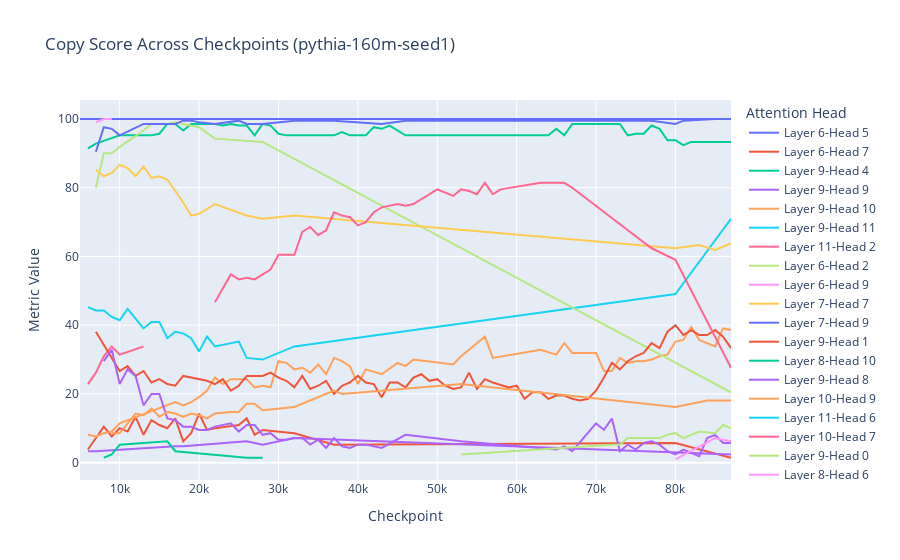

The code cell stored with this chart in its notebook:
### Code cell
# note that most, but not all of these are formally 'NMHs'; if attention to S1 exceeds attention to IO, they are not NMHs
all_heads_copy_score = plot_head_circuit_scores(MODEL_NAME, copy_scores, title= f'Copy Score Across Checkpoints ({MODEL_NAME})')

### Figure 1 — Plotly figure (JSON) as saved in the notebook; plotly's stock layout.template omitted (floating-point values rounded to 4 significant figures)
{"data": [{"hovertemplate": "Layer-Head=Layer 6-Head 5<br>Checkpoint=%{x}<br>Metric Value=%{y}<extra></extra>", "legendgroup": "Layer 6-Head 5", "line": {"color": "#636efa", "dash": "solid"}, "marker": {"symbol": "circle"}, "mode": "lines", "name": "Layer 6-Head 5", "orientation": "h", "showlegend": true, "type": "scatter", "x": [5000, 6000, 7000, 8000, 9000, 10000, 11000, 12000, 13000, 14000, 22000, 28000, 87000], "xaxis": "x", "y": [100, 100, 100, 100, 100, 100, 100, 100, 100, 100, 100, 100, 100], "yaxis": "y"}, {"hovertemplate": "Layer-Head=Layer 6-Head 7<br>Checkpoint=%{x}<br>Metric Value=%{y}<extra></extra>", "legendgroup": "Layer 6-Head 7", "line": {"color": "#EF553B", "dash": "solid"}, "marker": {"symbol": "circle"}, "mode": "lines", "name": "Layer 6-Head 7", "orientation": "h", "showlegend": true, "type": "scatter", "x": [6000, 7000, 8000, 9000, 10000, 11000, 12000, 13000, 14000, 15000, 16000, 17000, 18000, 19000, 20000, 21000, 22000, 25000, 26000, 27000, 28000, 32000, 37000, 80000, 87000], "xaxis": "x", "y": [3.81, 7.143, 10.48, 7.619, 10, 9.048, 13.33, 8.095, 12.38, 10.95, 10, 12.86, 6.19, 8.571, 14.29, 9.524, 10, 10.95, 12.86, 8.095, 9.524, 8.571, 5.238, 5.714, 1.429], "yaxis": "y"}, {"hovertemplate": "Layer-Head=Layer 9-Head 4<br>Checkpoint=%{x}<br>Metric Value=%{y}<extra></extra>", "legendgroup": "Layer 9-Head 4", "line": {"color": "#00cc96", "dash": "solid"}, "marker": {"symbol": "circle"}, "mode": "lines", "name": "Layer 9-Head 4", "orientation": "h", "showlegend": true, "type": "scatter", "x": [6000, 7000, 10000, 11000, 12000, 13000, 14000, 15000, 16000, 17000, 18000, 19000, 20000, 21000, 22000, 23000, 24000, 25000, 26000, 27000, 28000, 29000, 30000, 31000, 32000, 33000, 34000, 35000, 36000, 37000, 38000, 39000, 40000, 41000, 42000, 43000, 44000, 45000, 46000, 47000, 48000, 49000, 50000, 51000, 52000, 53000, 54000, 55000, 56000, 57000, 58000, 59000, 60000, 61000, 62000, 63000, 64000, 65000, 66000, 67000, 68000, 69000, 70000, 71000, 72000, 73000, 74000, 75000, 76000, 77000, 78000, 79000, 80000, 81000, 82000, 83000, 84000, 85000, 86000, 87000], "xaxis": "x", "y": [91.43, 92.86, 95.24, 95.24, 95.24, 95.24, 95.24, 95.71, 98.57, 98.57, 96.67, 98.57, 98.57, 98.57, 98.57, 98.1, 98.57, 98.1, 98.1, 95.24, 98.57, 98.1, 95.71, 95.24, 95.24, 95.24, 95.24, 95.24, 95.24, 95.24, 96.19, 95.24, 95.24, 95.24, 97.62, 97.14, 98.1, 96.67, 95.24, 95.24, 95.24, 95.24, 95.24, 95.24, 95.24, 95.24, 95.24, 95.24, 95.24, 95.24, 95.24, 95.24, 95.24, 95.24, 95.24, 95.24, 95.24, 97.14, 95.24, 98.57, 98.57, 98.57, 98.57, 98.57, 98.57, 98.57, 95.24, 95.71, 95.71, 98.1, 97.14, 93.81, 93.81, 92.38, 93.33, 93.33, 93.33, 93.33, 93.33, 93.33], "yaxis": "y"}, {"hovertemplate": "Layer-Head=Layer 9-Head 9<br>Checkpoint=%{x}<br>Metric Value=%{y}<extra></extra>", "legendgroup": "Layer 9-Head 9", "line": {"color": "#ab63fa", "dash": "solid"}, "marker": {"symbol": "circle"}, "mode": "lines", "name": "Layer 9-Head 9", "orientation": "h", "showlegend": true, "type": "scatter", "x": [6000, 7000, 17000, 18000, 26000, 27000, 28000, 32000, 87000], "xaxis": "x", "y": [3.333, 3.333, 4.762, 4.762, 6.19, 5.714, 5.238, 7.143, 2.381], "yaxis": "y"}, {"hovertemplate": "Layer-Head=Layer 9-Head 10<br>Checkpoint=%{x}<br>Metric Value=%{y}<extra></extra>", "legendgroup": "Layer 9-Head 10", "line": {"color": "#FFA15A", "dash": "solid"}, "marker": {"symbol": "circle"}, "mode": "lines", "name": "Layer 9-Head 10", "orientation": "h", "showlegend": true, "type": "scatter", "x": [6000, 7000, 8000, 9000, 10000, 17000, 18000, 19000, 20000, 21000, 22000, 23000, 24000, 25000, 26000, 27000, 28000, 29000, 30000, 31000, 32000, 33000, 34000, 35000, 36000, 37000, 38000, 39000, 40000, 41000, 43000, 45000, 46000, 47000, 52000, 53000, 56000, 57000, 63000, 65000, 66000, 67000, 70000, 71000, 72000, 73000, 74000, 75000, 76000, 77000, 78000, 79000, 80000, 81000, 82000, 83000, 84000, 85000, 86000, 87000], "xaxis": "x", "y": [8.095, 7.619, 8.571, 9.048, 11.43, 17.62, 16.67, 17.62, 19.05, 20.95, 24.76, 22.86, 24.29, 24.29, 24.29, 21.9, 22.38, 21.9, 29.52, 29.05, 27.14, 27.62, 26.19, 28.57, 25.71, 30.48, 29.52, 28.1, 22.86, 27.14, 25.71, 29.05, 28.1, 30, 28.57, 30.95, 36.67, 30.48, 32.86, 31.43, 34.76, 31.9, 31.9, 26.67, 26.67, 30.48, 29.05, 29.52, 29.52, 30, 30.95, 31.43, 35.24, 35.71, 39.52, 35.71, 34.76, 33.81, 39.05, 38.57], "yaxis": "y"}, {"hovertemplate": "Layer-Head=Layer 9-Head 11<br>Checkpoint=%{x}<br>Metric Value=%{y}<extra></extra>", "legendgroup": "Layer 9-Head 11", "line": {"color": "#19d3f3", "dash": "solid"}, "marker": {"symbol": "circle"}, "mode": "lines", "name": "Layer 9-Head 11", "orientation": "h", "showlegend": true, "type": "scatter", "x": [6000, 7000, 8000, 9000, 10000, 11000, 12000, 13000, 14000, 15000, 16000, 17000, 18000, 19000, 20000, 21000, 22000, 25000, 26000, 28000, 32000, 80000, 87000], "xaxis": "x", "y": [45.24, 44.29, 44.29, 42.38, 41.43, 44.76, 41.9, 39.05, 40.95, 40.95, 36.19, 38.1, 37.62, 36.19, 32.38, 36.67, 33.81, 35.24, 30.48, 30, 33.81, 49.05, 70.95], "yaxis": "y"}, {"hovertemplate": "Layer-Head=Layer 11-Head 2<br>Checkpoint=%{x}<br>Metric Value=%{y}<extra></extra>", "legendgroup": "Layer 11-Head 2", "line": {"color": "#FF6692", "dash": "solid"}, "marker": {"symbol": "circle"}, "mode": "lines", "name": "Layer 11-Head 2", "orientation": "h", "showlegend": true, "type": "scatter", "x": [6000, 7000, 8000, 9000, 10000, 13000], "xaxis": "x", "y": [22.86, 26.19, 30.95, 33.81, 31.43, 33.81], "yaxis": "y"}, {"hovertemplate": "Layer-Head=Layer 6-Head 2<br>Checkpoint=%{x}<br>Metric Value=%{y}<extra></extra>", "legendgroup": "Layer 6-Head 2", "line": {"color": "#B6E880", "dash": "solid"}, "marker": {"symbol": "circle"}, "mode": "lines", "name": "Layer 6-Head 2", "orientation": "h", "showlegend": true, "type": "scatter", "x": [7000, 8000, 9000, 10000, 13000, 14000, 16000, 17000, 18000, 20000, 22000, 28000, 87000], "xaxis": "x", "y": [80, 90, 90, 91.9, 96.67, 98.57, 98.57, 99.05, 98.57, 97.62, 94.29, 93.33, 20.48], "yaxis": "y"}, {"hovertemplate": "Layer-Head=Layer 6-Head 9<br>Checkpoint=%{x}<br>Metric Value=%{y}<extra></extra>", "legendgroup": "Layer 6-Head 9", "line": {"color": "#FF97FF", "dash": "solid"}, "marker": {"symbol": "circle"}, "mode": "lines", "name": "Layer 6-Head 9", "orientation": "h", "showlegend": true, "type": "scatter", "x": [7000, 8000, 9000], "xaxis": "x", "y": [99.05, 100, 100], "yaxis": "y"}, {"hovertemplate": "Layer-Head=Layer 7-Head 7<br>Checkpoint=%{x}<br>Metric Value=%{y}<extra></extra>", "legendgroup": "Layer 7-Head 7", "line": {"color": "#FECB52", "dash": "solid"}, "marker": {"symbol": "circle"}, "mode": "lines", "name": "Layer 7-Head 7", "orientation": "h", "showlegend": true, "type": "scatter", "x": [7000, 8000, 9000, 10000, 11000, 12000, 13000, 14000, 15000, 16000, 17000, 18000, 19000, 20000, 22000, 26000, 28000, 32000, 80000, 83000, 85000, 87000], "xaxis": "x", "y": [85.24, 83.33, 84.29, 86.67, 85.71, 83.33, 86.19, 82.86, 83.33, 82.38, 79.05, 75.71, 71.9, 72.38, 75.24, 71.9, 70.95, 71.9, 62.38, 63.33, 61.9, 63.81], "yaxis": "y"}, {"hovertemplate": "Layer-Head=Layer 7-Head 9<br>Checkpoint=%{x}<br>Metric Value=%{y}<extra></extra>", "legendgroup": "Layer 7-Head 9", "line": {"color": "#636efa", "dash": "solid"}, "marker": {"symbol": "circle"}, "mode": "lines", "name": "Layer 7-Head 9", "orientation": "h", "showlegend": true, "type": "scatter", "x": [7000, 8000, 9000, 10000, 13000, 15000, 17000, 18000, 19000, 20000, 22000, 25000, 26000, 28000, 32000, 37000, 43000, 46000, 53000, 65000, 77000, 80000, 81000, 85000, 87000], "xaxis": "x", "y": [90.48, 97.62, 97.14, 95.24, 98.57, 98.57, 98.57, 99.52, 99.52, 99.05, 98.57, 99.52, 98.57, 98.57, 99.52, 99.52, 98.57, 99.52, 99.52, 99.52, 99.52, 98.57, 99.52, 100, 100], "yaxis": "y"}, {"hovertemplate": "Layer-Head=Layer 9-Head 1<br>Checkpoint=%{x}<br>Metric Value=%{y}<extra></extra>", "legendgroup": "Layer 9-Head 1", "line": {"color": "#EF553B", "dash": "solid"}, "marker": {"symbol": "circle"}, "mode": "lines", "name": "Layer 9-Head 1", "orientation": "h", "showlegend": true, "type": "scatter", "x": [7000, 10000, 11000, 12000, 13000, 14000, 15000, 16000, 17000, 18000, 19000, 20000, 21000, 22000, 23000, 24000, 25000, 26000, 27000, 28000, 29000, 30000, 31000, 32000, 33000, 34000, 35000, 36000, 37000, 38000, 39000, 40000, 41000, 42000, 43000, 44000, 45000, 46000, 47000, 48000, 49000, 50000, 51000, 52000, 53000, 54000, 55000, 56000, 57000, 59000, 60000, 61000, 62000, 63000, 64000, 65000, 66000, 67000, 68000, 69000, 70000, 71000, 72000, 73000, 74000, 75000, 76000, 77000, 78000, 79000, 80000, 81000, 82000, 83000, 84000, 85000, 86000, 87000], "xaxis": "x", "y": [38.1, 26.67, 28.1, 25.24, 26.67, 23.33, 24.29, 22.86, 22.38, 25.24, 24.76, 24.29, 23.81, 22.86, 24.29, 20.95, 22.38, 25.24, 25.24, 25.24, 26.19, 24.76, 23.81, 21.9, 25.24, 21.43, 22.38, 23.81, 20, 22.38, 23.33, 25.24, 23.33, 22.86, 19.05, 23.33, 23.33, 21.9, 24.76, 25.71, 23.81, 24.29, 22.38, 21.43, 21.9, 26.19, 21.43, 24.29, 23.33, 21.9, 22.38, 18.57, 20.48, 20.48, 18.57, 19.52, 19.52, 18.57, 18.1, 18.57, 20.95, 24.76, 29.05, 27.14, 29.52, 30.95, 31.9, 34.76, 33.33, 38.1, 40, 37.14, 38.57, 37.14, 37.14, 38.57, 36.67, 33.33], "yaxis": "y"}, {"hovertemplate": "Layer-Head=Layer 8-Head 10<br>Checkpoint=%{x}<br>Metric Value=%{y}<extra></extra>", "legendgroup": "Layer 8-Head 10", "line": {"color": "#00cc96", "dash": "solid"}, "marker": {"symbol": "circle"}, "mode": "lines", "name": "Layer 8-Head 10", "orientation": "h", "showlegend": true, "type": "scatter", "x": [8000, 9000, 10000, 16000, 17000, 26000, 28000], "xaxis": "x", "y": [1.429, 2.381, 5.238, 6.19, 3.333, 1.429, 1.429], "yaxis": "y"}, {"hovertemplate": "Layer-Head=Layer 9-Head 8<br>Checkpoint=%{x}<br>Metric Value=%{y}<extra></extra>", "legendgroup": "Layer 9-Head 8", "line": {"color": "#ab63fa", "dash": "solid"}, "marker": {"symbol": "circle"}, "mode": "lines", "name": "Layer 9-Head 8", "orientation": "h", "showlegend": true, "type": "scatter", "x": [8000, 9000, 10000, 11000, 12000, 13000, 14000, 15000, 16000, 17000, 18000, 19000, 20000, 21000, 22000, 23000, 24000, 25000, 26000, 27000, 28000, 29000, 30000, 31000, 32000, 33000, 34000, 35000, 36000, 37000, 38000, 39000, 40000, 41000, 43000, 46000, 53000, 65000, 66000, 67000, 70000, 71000, 72000, 73000, 74000, 75000, 76000, 77000, 78000, 79000, 80000, 81000, 83000, 84000, 85000, 86000, 87000], "xaxis": "x", "y": [29.52, 32.86, 22.86, 27.14, 25.24, 16.67, 20, 20, 12.86, 12.38, 10.48, 10.48, 9.524, 9.524, 10.48, 10.95, 11.43, 9.048, 10.95, 10.95, 8.095, 8.571, 6.667, 6.667, 7.143, 7.143, 5.238, 6.667, 4.286, 7.143, 4.762, 4.286, 5.238, 5.238, 4.286, 8.095, 6.19, 3.81, 4.762, 3.333, 11.43, 9.524, 12.86, 3.333, 5.238, 3.81, 5.714, 6.19, 5.238, 3.333, 2.381, 3.81, 1.905, 7.143, 8.095, 5.714, 5.714], "yaxis": "y"}, {"hovertemplate": "Layer-Head=Layer 10-Head 9<br>Checkpoint=%{x}<br>Metric Value=%{y}<extra></extra>", "legendgroup": "Layer 10-Head 9", "line": {"color": "#FFA15A", "dash": "solid"}, "marker": {"symbol": "circle"}, "mode": "lines", "name": "Layer 10-Head 9", "orientation": "h", "showlegend": true, "type": "scatter", "x": [9000, 10000, 12000, 13000, 14000, 15000, 16000, 17000, 18000, 19000, 20000, 21000, 22000, 24000, 25000, 26000, 27000, 28000, 32000, 33000, 37000, 38000, 43000, 46000, 53000, 80000, 84000, 85000, 87000], "xaxis": "x", "y": [8.571, 8.571, 14.29, 13.81, 15.71, 13.33, 14.76, 14.29, 13.33, 14.29, 13.81, 12.86, 14.29, 14.76, 14.76, 17.14, 17.14, 15.24, 16.19, 17.14, 20.95, 20, 20.95, 21.43, 22.86, 16.19, 18.1, 18.1, 18.1], "yaxis": "y"}, {"hovertemplate": "Layer-Head=Layer 11-Head 6<br>Checkpoint=%{x}<br>Metric Value=%{y}<extra></extra>", "legendgroup": "Layer 11-Head 6", "line": {"color": "#19d3f3", "dash": "solid"}, "marker": {"symbol": "circle"}, "mode": "lines", "name": "Layer 11-Head 6", "orientation": "h", "showlegend": true, "type": "scatter", "x": [17000], "xaxis": "x", "y": [0.4762], "yaxis": "y"}, {"hovertemplate": "Layer-Head=Layer 10-Head 7<br>Checkpoint=%{x}<br>Metric Value=%{y}<extra></extra>", "legendgroup": "Layer 10-Head 7", "line": {"color": "#FF6692", "dash": "solid"}, "marker": {"symbol": "circle"}, "mode": "lines", "name": "Layer 10-Head 7", "orientation": "h", "showlegend": true, "type": "scatter", "x": [22000, 24000, 25000, 26000, 27000, 28000, 29000, 30000, 32000, 33000, 34000, 35000, 36000, 37000, 38000, 39000, 40000, 41000, 42000, 43000, 45000, 46000, 47000, 50000, 51000, 52000, 53000, 54000, 55000, 56000, 57000, 58000, 63000, 65000, 66000, 67000, 77000, 80000, 87000], "xaxis": "x", "y": [46.67, 54.76, 53.33, 53.81, 53.33, 54.76, 56.19, 60.48, 60.48, 67.14, 68.57, 66.19, 67.62, 72.86, 71.9, 71.43, 69.05, 70, 72.86, 74.29, 75.24, 74.76, 75.24, 79.52, 78.57, 77.62, 79.52, 79.05, 78.1, 81.43, 78.1, 79.52, 81.43, 81.43, 81.43, 80, 62.38, 59.05, 27.62], "yaxis": "y"}, {"hovertemplate": "Layer-Head=Layer 9-Head 0<br>Checkpoint=%{x}<br>Metric Value=%{y}<extra></extra>", "legendgroup": "Layer 9-Head 0", "line": {"color": "#B6E880", "dash": "solid"}, "marker": {"symbol": "circle"}, "mode": "lines", "name": "Layer 9-Head 0", "orientation": "h", "showlegend": true, "type": "scatter", "x": [53000, 71000, 72000, 73000, 74000, 75000, 76000, 77000, 78000, 79000, 80000, 81000, 82000, 83000, 85000, 86000, 87000], "xaxis": "x", "y": [2.381, 5.238, 5.238, 5.238, 7.143, 7.143, 7.143, 7.143, 7.143, 8.095, 8.571, 7.143, 8.095, 9.048, 8.571, 10.95, 10], "yaxis": "y"}, {"hovertemplate": "Layer-Head=Layer 8-Head 6<br>Checkpoint=%{x}<br>Metric Value=%{y}<extra></extra>", "legendgroup": "Layer 8-Head 6", "line": {"color": "#FF97FF", "dash": "solid"}, "marker": {"symbol": "circle"}, "mode": "lines", "name": "Layer 8-Head 6", "orientation": "h", "showlegend": true, "type": "scatter", "x": [80000, 85000, 87000], "xaxis": "x", "y": [0.9524, 7.143, 6.19], "yaxis": "y"}, {"hovertemplate": "Layer-Head=Layer 10-Head 11<br>Checkpoint=%{x}<br>Metric Value=%{y}<extra></extra>", "legendgroup": "Layer 10-Head 11", "line": {"color": "#FECB52", "dash": "solid"}, "marker": {"symbol": "circle"}, "mode": "lines", "name": "Layer 10-Head 11", "orientation": "h", "showlegend": true, "type": "scatter", "x": [87000], "xaxis": "x", "y": [0.4762], "yaxis": "y"}], "layout": {"legend": {"title": {"text": "Attention Head"}, "tracegroupgap": 0}, "title": {"text": "Copy Score Across Checkpoints (pythia-160m-seed1)"}, "xaxis": {"anchor": "y", "domain": [0, 1], "title": {"text": "Checkpoint"}}, "yaxis": {"anchor": "x", "domain": [0, 1], "title": {"text": "Metric Value"}}}}
